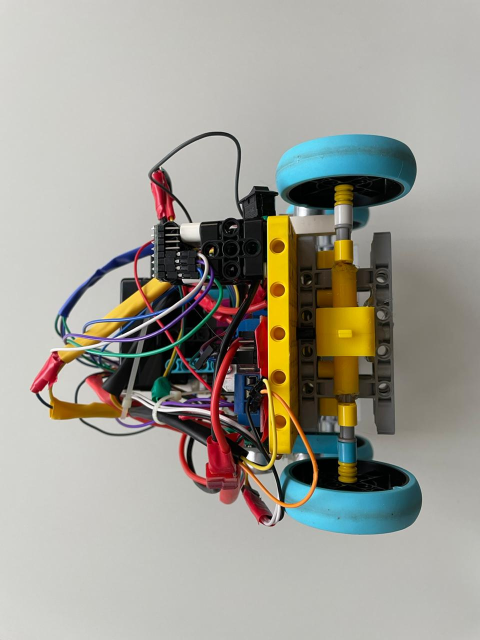
#> input picture Images/Robot/back_view.jpeg, 960 x 1280 px, given in place of the camera (shown at 1/2 size)
$ python test.py
#> lines starting #> are read from the running program, lines starting #| are printed output that depends on the picture; after the words box and inside, x2 and y2 are one past the last pixel; in counts of white or black regions, pixels touching at a corner belong together
import cv2
import numpy as np

cap=cv2.VideoCapture(0)
lower_range=np.array([150,142,7])
upper_range=np.array([179,255,255])
lower_range1=np.array([56,36,26])
upper_range1=np.array([88,255,255])

def red(img):
    hsv=cv2.cvtColor(frame,cv2.COLOR_BGR2HSV)
    mask=cv2.inRange(hsv,lower_range,upper_range)
    _,mask1=cv2.threshold(mask,254,255,cv2.THRESH_BINARY)
    cnts,_=cv2.findContours(mask1,cv2.RETR_EXTERNAL,cv2.CHAIN_APPROX_NONE)
    a = []
    for c in cnts:
        x=600
        if cv2.contourArea(c)>x:
            x,y,w,h=cv2.boundingRect(c)
            a.append(x)
            x1 = int(x+x+w)//2
            y1 = int(y+y+w)//2
            cv2.circle(img,(x1,y1),4,(255,0,255),-1)
            cv2.rectangle(frame,(x,y),(x+w,y+h),(0,0,255),2)
            #cv2.putText(frame,("DETECT"),(10,60),cv2.FONT_HERSHEY_SIMPLEX,0.6,(0,0,255),2)

    r=len(a)
    cv2.putText(frame,("Red: " + str(r)),(111,432),cv2.FONT_HERSHEY_SIMPLEX,0.6,(255,255,255),2)

    return int(r)


def green(img):
    hsv=cv2.cvtColor(frame,cv2.COLOR_BGR2HSV)
    mask=cv2.inRange(hsv,lower_range1,upper_range1)
    _,mask1=cv2.threshold(mask,254,255,cv2.THRESH_BINARY)
    cnts,_=cv2.findContours(mask1,cv2.RETR_EXTERNAL,cv2.CHAIN_APPROX_NONE)
    b = []
    for c in cnts:
        x=600
        if cv2.contourArea(c)>x:
            x,y,w,h=cv2.boundingRect(c)
            b.append(x)
            x2 = int(x+x+w)//2
            y2 = int(y+y+w)//2
            cv2.circle(img,(x2,y2),4,(255,0,255),-1)
            cv2.rectangle(frame,(x,y),(x+w,y+h),(0,255,0),2)
            #cv2.putText(frame,("DETECT"),(10,60),cv2.FONT_HERSHEY_SIMPLEX,0.6,(0,255,0),2)

    g = len(b)
    cv2.putText(frame,("Green: " + str(g)),(200,432),cv2.FONT_HERSHEY_SIMPLEX,0.6,(255,255,255),2)

    return int(g)


while True:
    ret,frame=cap.read()
#> frame is the input picture: shape (1280, 960, 3); mean B, G, R 147.9, 157.1, 159.3
    frame=cv2.resize(frame,(640,480))
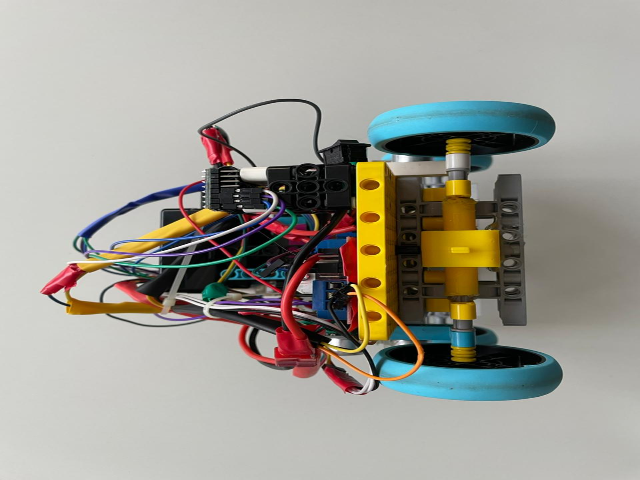
#> frame: shape (480, 640, 3); mean B, G, R 147.9, 157, 159.2
    red(frame)
#> in red, `hsv=cv2.cvtColor(frame,cv2.COLOR_BGR2HSV)`: hsv: shape (480, 640, 3); mean H, S, V 40, 47.3, 165.2
#> in red, `mask=cv2.inRange(hsv,lower_range,upper_range)`:
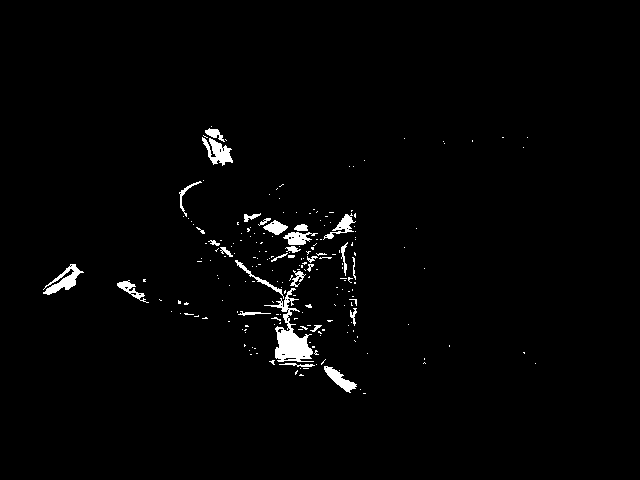
#> mask: shape (480, 640); 1.8% white; 215 white regions (186 under 20 px)
#> in red, `cnts,_=cv2.findContours(mask1,cv2.RETR_EXTERNAL,cv2.CHAIN_APPROX_NONE)`: cnts = 215 contours, 192 with area under 20; largest, box (x1, y1, x2, y2) and area: (264, 288, 314, 362) 1066, (43, 264, 84, 295) 388, (202, 137, 233, 166) 371, (324, 366, 357, 393) 292, (283, 232, 318, 245) 218
#> the loop in red, `for c in cnts:` made 215 passes
#> (x, y, w, h, x1, y1) on pass 80: (264, 288, 50, 74, 289, 313)
#> (c, x) on passes 1, 2, 4, 7, 9, 10: ([[363, 393], [364, 393], [365, 393], [364, 393]], 600), ([[360, 389]], 600), ([[339, 370]], 600), ([[300, 368]], 600), ([[316, 364]], 600), ([[535, 363]], 600)
#> after the loop in red, `for c in cnts:`:
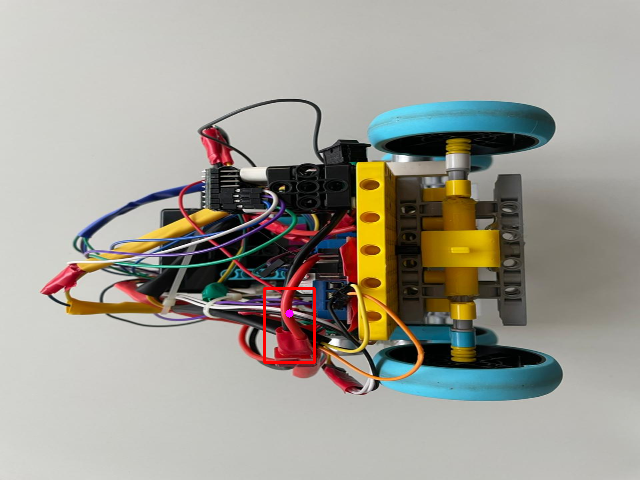
#> frame: shape (480, 640, 3); 0.26% of pixels changed, all inside (x1, y1, x2, y2) = (263, 287, 316, 364)
#> after the loop in red, `for c in cnts:`: a = [264]; h = 74; w = 50; x1 = 289; y = 288; y1 = 313
#> in red, `r=len(a)`: r = 1
#> in red, `cv2.putText(frame,("Red: " + str(r)),(111,432),cv2.FONT_HERSHEY_SIMPLE..`:
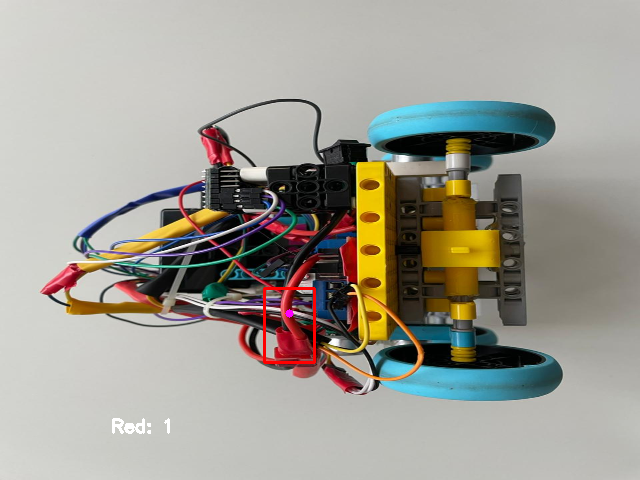
#> frame: shape (480, 640, 3); 0.13% of pixels changed, all inside (x1, y1, x2, y2) = (112, 418, 170, 434)
    green(frame)
#> in green, `hsv=cv2.cvtColor(frame,cv2.COLOR_BGR2HSV)`: hsv: shape (480, 640, 3); mean H, S, V 39.7, 47.7, 165.7
#> in green, `mask=cv2.inRange(hsv,lower_range1,upper_range1)`:
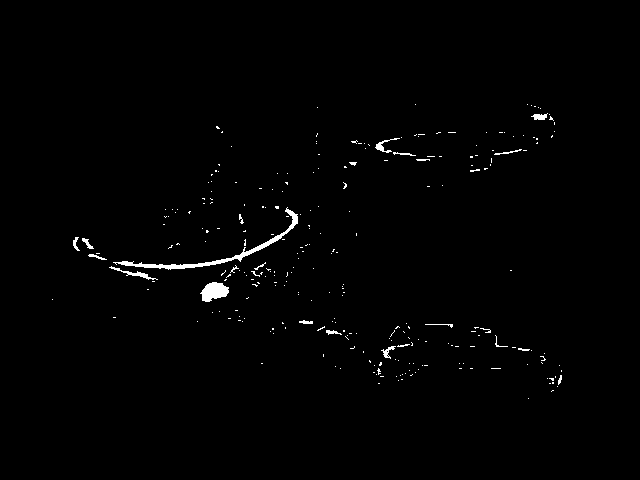
#> mask: shape (480, 640); 0.94% white; 271 white regions (247 under 20 px)
#> in green, `cnts,_=cv2.findContours(mask1,cv2.RETR_EXTERNAL,cv2.CHAIN_APPROX_NONE)`: cnts = 271 contours, 260 with area under 20; largest, box (x1, y1, x2, y2) and area: (113, 207, 298, 270) 633, (200, 282, 229, 302) 350, (109, 266, 158, 280) 83, (375, 138, 400, 153) 60, (531, 113, 548, 120) 55
#> the loop in green, `for c in cnts:` made 271 passes
#> (x, y, w, h, x2, y2) on pass 185: (113, 207, 185, 63, 205, 299)
#> (c, x) on passes 1 to 6: ([[528, 398]], 600), ([[552, 390], [551, 391], [552, 390], [553, 390]], 600), ([[557, 386]], 600), ([[549, 383], [550, 383]], 600), ([[378, 383], [379, 383]], 600), ([[552, 382], [552, 383], [553, 383], [553, 382]], 600)
#> after the loop in green, `for c in cnts:`:
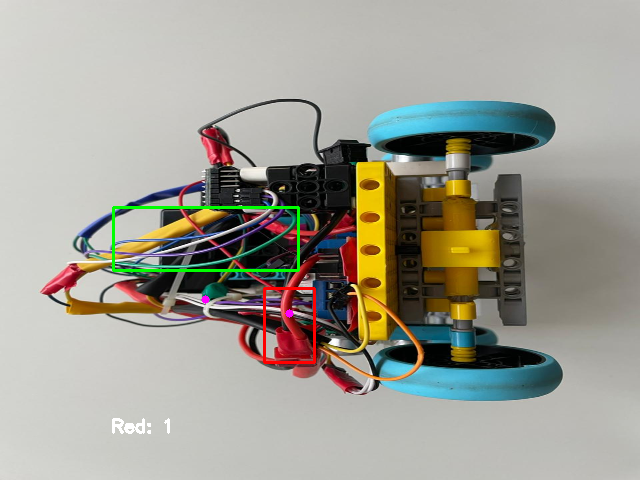
#> frame: shape (480, 640, 3); 0.5% of pixels changed, all inside (x1, y1, x2, y2) = (112, 206, 300, 304)
#> after the loop in green, `for c in cnts:`: b = [113]; h = 63; w = 185; x2 = 205; y = 207; y2 = 299
#> in green, `g = len(b)`: g = 1
#> in green, `cv2.putText(frame,("Green: " + str(g)),(200,432),cv2.FONT_HERSHEY_SIMP..`:
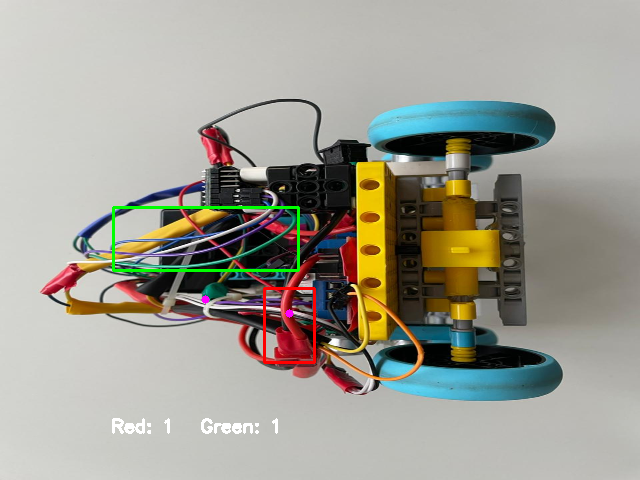
#> frame: shape (480, 640, 3); 0.15% of pixels changed, all inside (x1, y1, x2, y2) = (201, 418, 278, 434)
    #g2 = int(g1)
    #r2 = int(r1)
    cv2.imshow("FRAME",frame)
    if cv2.waitKey(1)&0xFF==27:
#> (key Esc is pressed here)
        break
"""
    if red(frame) > 0:
        print("a")
    elif green(frame) > 0:
        print("b")
"""
cap.release()
cv2.destroyAllWindows()

$ run again, on Images/Robot/bottom_view.jpeg
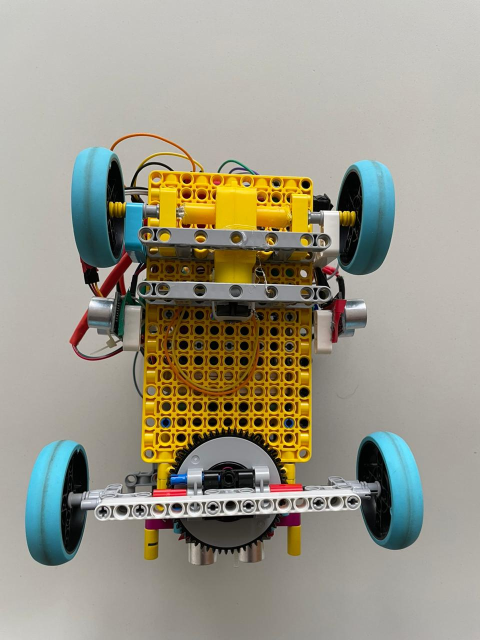
#> input picture Images/Robot/bottom_view.jpeg, 960 x 1280 px, given in place of the camera (shown at 1/2 size)
#> frame is the input picture: shape (1280, 960, 3); mean B, G, R 136.6, 151.9, 155.6
#> in red, `mask=cv2.inRange(hsv,lower_range,upper_range)`:
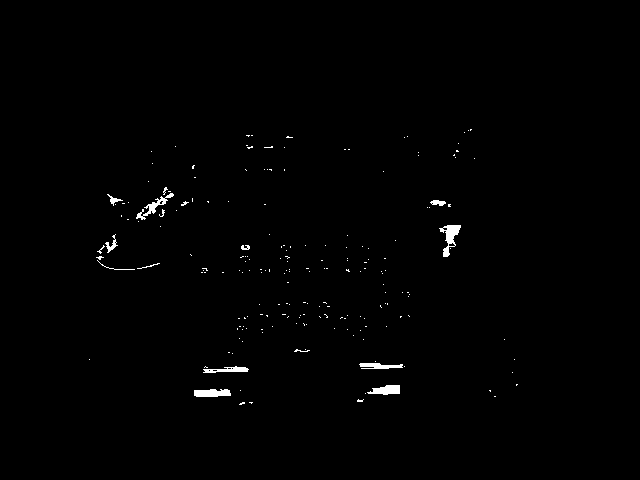
#> mask: shape (480, 640); 0.7% white; 197 white regions (184 under 20 px)
#> in red, `cnts,_=cv2.findContours(mask1,cv2.RETR_EXTERNAL,cv2.CHAIN_APPROX_NONE)`: cnts = 197 contours, 188 with area under 20; largest, box (x1, y1, x2, y2) and area: (439, 225, 461, 257) 265, (194, 389, 231, 397) 206, (367, 385, 400, 395) 190, (136, 193, 174, 220) 166, (203, 366, 249, 373) 140
#> the loop in red, `for c in cnts:` made 197 passes
#> c on passes 4 to 6: [[494, 396], [495, 396]], [[365, 393]], [[489, 390], [490, 391], [490, 390]]
#> after the loop in red, `for c in cnts:`: a = []
#> r = 0
#> in green, `cnts,_=cv2.findContours(mask1,cv2.RETR_EXTERNAL,cv2.CHAIN_APPROX_NONE)`: cnts = 195 contours, 188 with area under 20; largest, box (x1, y1, x2, y2) and area: (156, 217, 178, 254) 234, (291, 120, 340, 131) 68, (449, 126, 471, 158) 55, (186, 214, 195, 221) 32, (147, 116, 165, 142) 32, (181, 222, 191, 230) 32, (54, 418, 68, 424) 24
#> the loop in green, `for c in cnts:` made 195 passes
#> c on passes 2 to 4: [[84, 422]], [[82, 422]], [[50, 421], [51, 421], [52, 421], [51, 421]]
#> after the loop in green, `for c in cnts:`: b = []
#> g = 0
#> in green, `cv2.putText(frame,("Green: " + str(g)),(200,432),cv2.FONT_HERSHEY_SIMP..`:
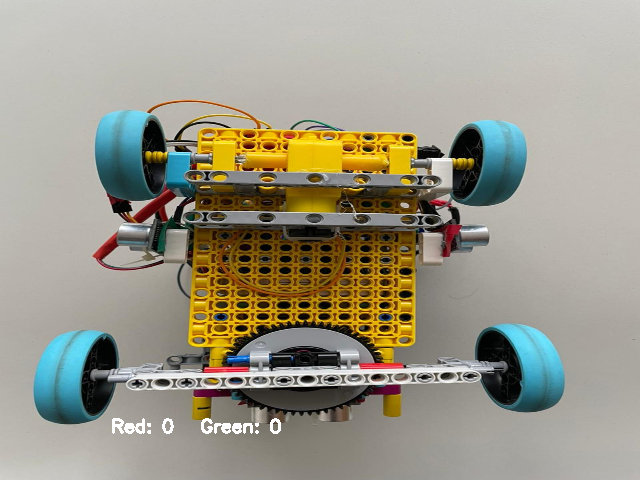
#> frame: shape (480, 640, 3); mean B, G, R 137, 152.3, 155.9

$ run again, on Images/Robot/left_view.jpeg
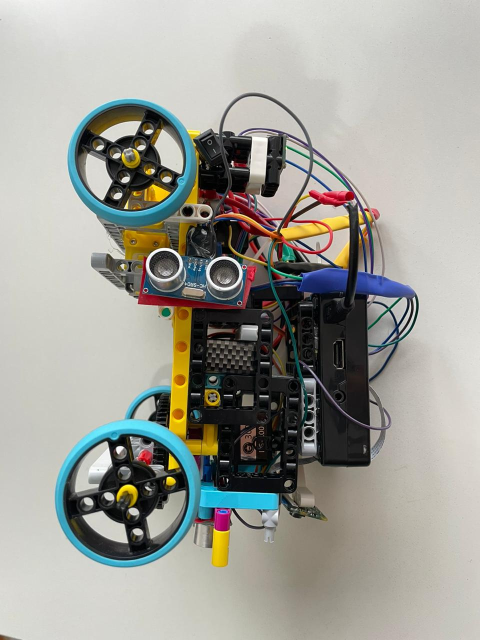
#> input picture Images/Robot/left_view.jpeg, 960 x 1280 px, given in place of the camera (shown at 1/2 size)
#> frame is the input picture: shape (1280, 960, 3); mean B, G, R 152.2, 159.2, 159.2
#> in red, `cnts,_=cv2.findContours(mask1,cv2.RETR_EXTERNAL,cv2.CHAIN_APPROX_NONE)`: cnts = 130 contours, 117 with area under 20; largest, box (x1, y1, x2, y2) and area: (184, 193, 341, 232) 772, (412, 143, 473, 155) 366, (297, 143, 359, 170) 309, (279, 381, 307, 398) 270, (185, 338, 203, 348) 98
#> the loop in red, `for c in cnts:` made 130 passes
#> (x, y, w, h, x1, y1) on pass 72: (184, 193, 157, 39, 262, 271)
#> after the loop in red, `for c in cnts:`: a = [184]; h = 39; w = 157; x1 = 262; y = 193; y1 = 271
#> r = 1
#> in green, `cnts,_=cv2.findContours(mask1,cv2.RETR_EXTERNAL,cv2.CHAIN_APPROX_NONE)`: cnts = 335 contours, 327 with area under 20; largest, box (x1, y1, x2, y2) and area: (376, 183, 395, 198) 158, (378, 109, 466, 143) 134, (356, 181, 402, 210) 112, (489, 223, 534, 248) 94, (531, 222, 558, 257) 74, (216, 234, 227, 238) 26, (406, 292, 410, 312) 22, (371, 226, 379, 234) 20
#> the loop in green, `for c in cnts:` made 335 passes
#> c on passes 1 to 3: [[193, 416]], [[136, 416]], [[196, 415], [197, 415]]
#> after the loop in green, `for c in cnts:`: b = []
#> g = 0
#> in green, `cv2.putText(frame,("Green: " + str(g)),(200,432),cv2.FONT_HERSHEY_SIMP..`:
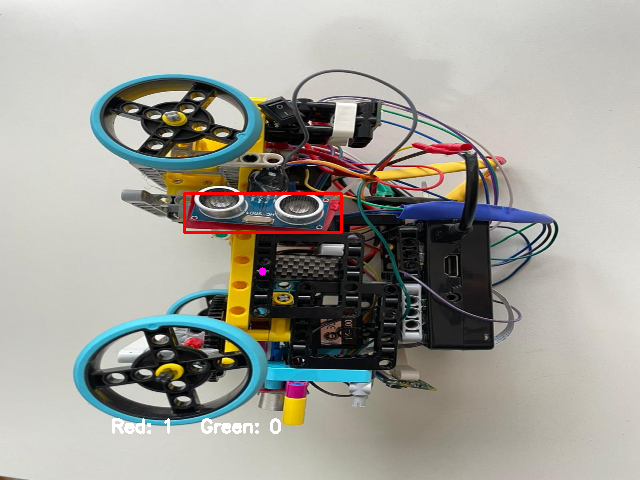
#> frame: shape (480, 640, 3); mean B, G, R 152.1, 159, 160
